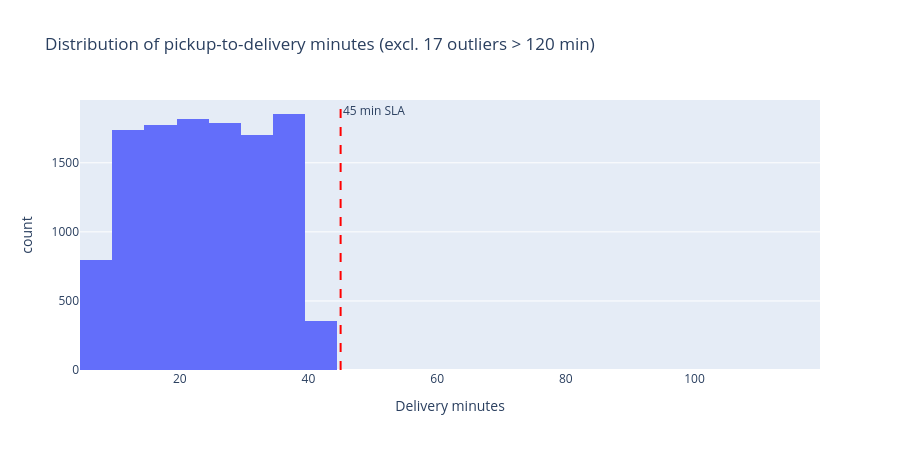

This figure's notebook cell:
### Markdown cell above
### 7.3 Distribution of pickup-to-delivery minutes

### Code cell
delivery_pd_clean = delivery_pd[delivery_pd["delivery_minutes"] <= 120]

fig3 = px.histogram(
    delivery_pd_clean, x="delivery_minutes", nbins=40,
    title="Distribution of pickup-to-delivery minutes (excl. 17 outliers > 120 min)",
    labels={"delivery_minutes": "Delivery minutes"},
)
fig3.add_vline(x=45, line_dash="dash", line_color="red", annotation_text="45 min SLA")
fig3.update_layout(height=450)
fig3.show()

### Figure 1 — Plotly figure (JSON) as saved in the notebook; plotly's stock layout.template omitted (floating-point values rounded to 4 significant figures; data arrays with more than 128 entries replaced by an {"elided": "..."} marker saying what was removed)
{"data": [{"alignmentgroup": "True", "bingroup": "x", "hovertemplate": "Delivery minutes=%{x}<br>count=%{y}<extra></extra>", "legendgroup": "", "marker": {"color": "#636efa", "pattern": {"shape": ""}}, "name": "", "nbinsx": 40, "offsetgroup": "", "orientation": "v", "showlegend": false, "x": {"elided": "11831 float values"}, "xaxis": "x", "yaxis": "y", "type": "histogram"}], "layout": {"xaxis": {"anchor": "y", "domain": [0.0, 1.0], "title": {"text": "Delivery minutes"}}, "yaxis": {"anchor": "x", "domain": [0.0, 1.0], "title": {"text": "count"}}, "legend": {"tracegroupgap": 0}, "title": {"text": "Distribution of pickup-to-delivery minutes (excl. 17 outliers > 120 min)"}, "barmode": "relative", "shapes": [{"line": {"color": "red", "dash": "dash"}, "type": "line", "x0": 45, "x1": 45, "xref": "x", "y0": 0, "y1": 1, "yref": "y domain"}], "annotations": [{"showarrow": false, "text": "45 min SLA", "x": 45, "xanchor": "left", "xref": "x", "y": 1, "yanchor": "top", "yref": "y domain"}], "height": 450}}
